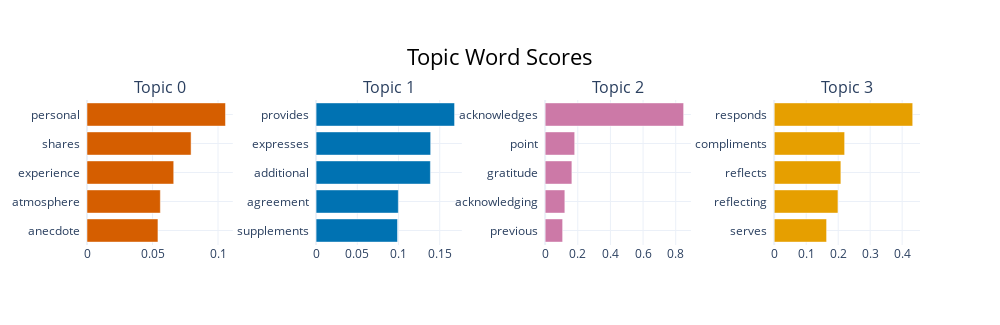

The notebook cell saved with this chart:
### Code cell
topic_model.visualize_barchart()

### Figure 1 — Plotly figure (JSON) as saved in the notebook; plotly's stock layout.template omitted (floating-point values rounded to 4 significant figures)
{"data": [{"marker": {"color": "#D55E00"}, "orientation": "h", "type": "bar", "x": [0.05416, 0.05599, 0.0662, 0.07945, 0.1057], "xaxis": "x", "y": ["anecdote  ", "atmosphere  ", "experience  ", "shares  ", "personal  "], "yaxis": "y"}, {"marker": {"color": "#0072B2"}, "orientation": "h", "type": "bar", "x": [0.0988, 0.09977, 0.1387, 0.139, 0.168], "xaxis": "x2", "y": ["supplements  ", "agreement  ", "additional  ", "expresses  ", "provides  "], "yaxis": "y2"}, {"marker": {"color": "#CC79A7"}, "orientation": "h", "type": "bar", "x": [0.1071, 0.1207, 0.1638, 0.181, 0.8486], "xaxis": "x3", "y": ["previous  ", "acknowledging  ", "gratitude  ", "point  ", "acknowledges  "], "yaxis": "y3"}, {"marker": {"color": "#E69F00"}, "orientation": "h", "type": "bar", "x": [0.1637, 0.1993, 0.2084, 0.2201, 0.433], "xaxis": "x4", "y": ["serves  ", "reflecting  ", "reflects  ", "compliments  ", "responds  "], "yaxis": "y4"}], "layout": {"annotations": [{"font": {"size": 16}, "showarrow": false, "text": "Topic 0", "x": 0.0875, "xanchor": "center", "xref": "paper", "y": 1, "yanchor": "bottom", "yref": "paper"}, {"font": {"size": 16}, "showarrow": false, "text": "Topic 1", "x": 0.3625, "xanchor": "center", "xref": "paper", "y": 1, "yanchor": "bottom", "yref": "paper"}, {"font": {"size": 16}, "showarrow": false, "text": "Topic 2", "x": 0.6375, "xanchor": "center", "xref": "paper", "y": 1, "yanchor": "bottom", "yref": "paper"}, {"font": {"size": 16}, "showarrow": false, "text": "Topic 3", "x": 0.9125, "xanchor": "center", "xref": "paper", "y": 1, "yanchor": "bottom", "yref": "paper"}], "height": 325, "hoverlabel": {"bgcolor": "white", "font": {"family": "Rockwell", "size": 16}}, "showlegend": false, "title": {"font": {"color": "Black", "size": 22}, "text": "Topic Word Scores", "x": 0.5, "xanchor": "center", "yanchor": "top"}, "width": 1000, "xaxis": {"anchor": "y", "autorange": true, "domain": [0, 0.175], "range": [0, 0.1113], "showgrid": true, "type": "linear"}, "xaxis2": {"anchor": "y2", "autorange": true, "domain": [0.275, 0.45], "range": [0, 0.1768], "showgrid": true, "type": "linear"}, "xaxis3": {"anchor": "y3", "autorange": true, "domain": [0.55, 0.725], "range": [0, 0.8932], "showgrid": true, "type": "linear"}, "xaxis4": {"anchor": "y4", "autorange": true, "domain": [0.825, 1], "range": [0, 0.4558], "showgrid": true, "type": "linear"}, "yaxis": {"anchor": "x", "autorange": true, "domain": [0, 1], "range": [-0.5, 4.5], "showgrid": true, "type": "category"}, "yaxis2": {"anchor": "x2", "autorange": true, "domain": [0, 1], "range": [-0.5, 4.5], "showgrid": true, "type": "category"}, "yaxis3": {"anchor": "x3", "autorange": true, "domain": [0, 1], "range": [-0.5, 4.5], "showgrid": true, "type": "category"}, "yaxis4": {"anchor": "x4", "autorange": true, "domain": [0, 1], "range": [-0.5, 4.5], "showgrid": true, "type": "category"}}}
